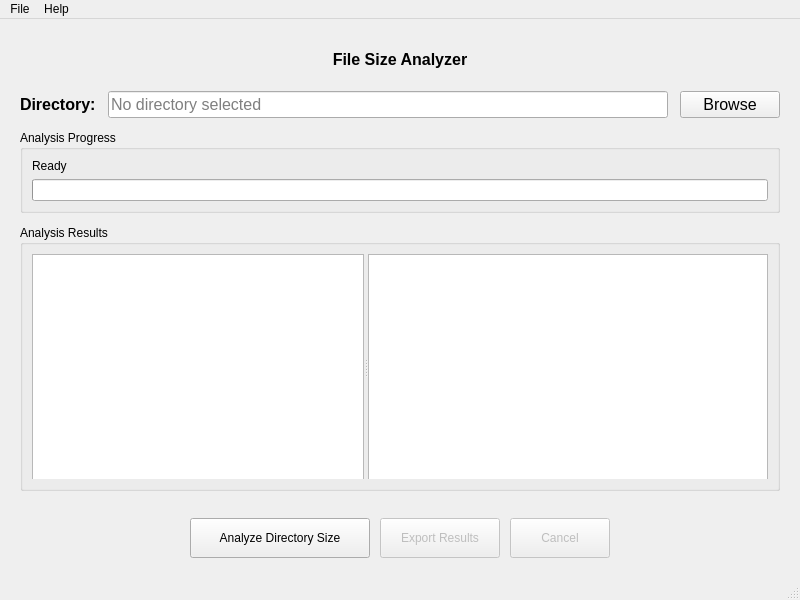
<?xml version="1.0" encoding="UTF-8"?>
<ui version="4.0">
 <class>SizeAnalyzler</class>
 <widget class="QMainWindow" name="SizeAnalyzler">
  <property name="geometry">
   <rect>
    <x>0</x>
    <y>0</y>
    <width>800</width>
    <height>600</height>
   </rect>
  </property>
  <property name="minimumSize">
   <size>
    <width>650</width>
    <height>500</height>
   </size>
  </property>
  <property name="windowTitle">
   <string>File Size Analyzer</string>
  </property>
  <widget class="QWidget" name="centralwidget">
   <layout class="QVBoxLayout" name="verticalLayout">
    <property name="spacing">
     <number>12</number>
    </property>
    <property name="leftMargin">
     <number>20</number>
    </property>
    <property name="topMargin">
     <number>20</number>
    </property>
    <property name="rightMargin">
     <number>20</number>
    </property>
    <property name="bottomMargin">
     <number>20</number>
    </property>
    <item>
     <widget class="QLabel" name="headerLabel">
      <property name="sizePolicy">
       <sizepolicy hsizetype="Preferred" vsizetype="Fixed">
        <horstretch>0</horstretch>
        <verstretch>0</verstretch>
       </sizepolicy>
      </property>
      <property name="minimumSize">
       <size>
        <width>0</width>
        <height>40</height>
       </size>
      </property>
      <property name="font">
       <font>
        <pointsize>12</pointsize>
        <weight>75</weight>
        <bold>true</bold>
       </font>
      </property>
      <property name="text">
       <string>File Size Analyzer</string>
      </property>
      <property name="alignment">
       <set>Qt::AlignCenter</set>
      </property>
     </widget>
    </item>
    <item>
     <layout class="QHBoxLayout" name="pathLayout">
      <item>
       <widget class="QLabel" name="directoryLabel">
        <property name="font">
         <font>
          <pointsize>12</pointsize>
          <weight>75</weight>
          <bold>true</bold>
         </font>
        </property>
        <property name="text">
         <string>Directory:</string>
        </property>
       </widget>
      </item>
      <item>
       <widget class="QLineEdit" name="directoryLineEdit">
        <property name="readOnly">
         <bool>true</bool>
        </property>
        <property name="placeholderText">
         <string>No directory selected</string>
        </property>
        <property name="font">
         <font>
          <pointsize>12</pointsize>
         </font>
        </property>
       </widget>
      </item>
      <item>
       <widget class="QPushButton" name="browseButton">
        <property name="sizePolicy">
         <sizepolicy hsizetype="Fixed" vsizetype="Fixed">
          <horstretch>0</horstretch>
          <verstretch>0</verstretch>
         </sizepolicy>
        </property>
        <property name="minimumSize">
         <size>
          <width>100</width>
          <height>0</height>
         </size>
        </property>
        <property name="text">
         <string>Browse</string>
        </property>
        <property name="font">
         <font>
          <pointsize>12</pointsize>
         </font>
        </property>
       </widget>
      </item>
     </layout>
    </item>
    <item>
     <widget class="QGroupBox" name="progressGroup">
      <property name="title">
       <string>Analysis Progress</string>
      </property>
      <layout class="QVBoxLayout" name="progressLayout">
       <item>
        <widget class="QLabel" name="progressLabel">
         <property name="text">
          <string>Ready</string>
         </property>
        </widget>
       </item>
       <item>
        <widget class="QProgressBar" name="progressBar">
         <property name="visible">
          <bool>false</bool>
         </property>
        </widget>
       </item>
      </layout>
     </widget>
    </item>
    <item>
     <widget class="QGroupBox" name="resultsGroup">
      <property name="title">
       <string>Analysis Results</string>
      </property>
      <layout class="QVBoxLayout" name="resultsLayout">
       <property name="spacing">
        <number>10</number>
       </property>
       <item>
        <widget class="QSplitter" name="resultsSplitter">
         <property name="orientation">
          <enum>Qt::Horizontal</enum>
         </property>
         <widget class="QListView" name="output_ListView">
          <property name="sizePolicy">
           <sizepolicy hsizetype="Expanding" vsizetype="Expanding">
            <horstretch>0</horstretch>
            <verstretch>0</verstretch>
           </sizepolicy>
          </property>
          <property name="minimumSize">
           <size>
            <width>300</width>
            <height>250</height>
           </size>
          </property>
          <property name="alternatingRowColors">
           <bool>true</bool>
          </property>
         </widget>
         <widget class="QTextEdit" name="detailsText">
          <property name="sizePolicy">
           <sizepolicy hsizetype="Expanding" vsizetype="Expanding">
            <horstretch>0</horstretch>
            <verstretch>0</verstretch>
           </sizepolicy>
          </property>
          <property name="minimumSize">
           <size>
            <width>400</width>
            <height>250</height>
           </size>
          </property>
          <property name="readOnly">
           <bool>true</bool>
          </property>
         </widget>
        </widget>
       </item>
      </layout>
     </widget>
    </item>
    <item>
     <layout class="QHBoxLayout" name="buttonsLayout">
      <property name="topMargin">
       <number>15</number>
      </property>
      <property name="spacing">
       <number>10</number>
      </property>
      <item>
       <spacer name="horizontalSpacer">
        <property name="orientation">
         <enum>Qt::Horizontal</enum>
        </property>
        <property name="sizeHint" stdset="0">
         <size>
          <width>40</width>
          <height>20</height>
         </size>
        </property>
       </spacer>
      </item>
      <item>
       <widget class="QPushButton" name="size_analyzer_button">
        <property name="sizePolicy">
         <sizepolicy hsizetype="Fixed" vsizetype="Fixed">
          <horstretch>0</horstretch>
          <verstretch>0</verstretch>
         </sizepolicy>
        </property>
        <property name="minimumSize">
         <size>
          <width>180</width>
          <height>40</height>
         </size>
        </property>
        <property name="text">
         <string>Analyze Directory Size</string>
        </property>
       </widget>
      </item>
      <item>
       <widget class="QPushButton" name="exportButton">
        <property name="sizePolicy">
         <sizepolicy hsizetype="Fixed" vsizetype="Fixed">
          <horstretch>0</horstretch>
          <verstretch>0</verstretch>
         </sizepolicy>
        </property>
        <property name="minimumSize">
         <size>
          <width>120</width>
          <height>40</height>
         </size>
        </property>
        <property name="text">
         <string>Export Results</string>
        </property>
        <property name="enabled">
         <bool>false</bool>
        </property>
       </widget>
      </item>
      <item>
       <widget class="QPushButton" name="cancelButton">
        <property name="sizePolicy">
         <sizepolicy hsizetype="Fixed" vsizetype="Fixed">
          <horstretch>0</horstretch>
          <verstretch>0</verstretch>
         </sizepolicy>
        </property>
        <property name="minimumSize">
         <size>
          <width>100</width>
          <height>40</height>
         </size>
        </property>
        <property name="text">
         <string>Cancel</string>
        </property>
        <property name="enabled">
         <bool>false</bool>
        </property>
       </widget>
      </item>
      <item>
       <spacer name="horizontalSpacer_2">
        <property name="orientation">
         <enum>Qt::Horizontal</enum>
        </property>
        <property name="sizeHint" stdset="0">
         <size>
          <width>40</width>
          <height>20</height>
         </size>
        </property>
       </spacer>
      </item>
     </layout>
    </item>
   </layout>
  </widget>
  <widget class="QMenuBar" name="menubar">
   <property name="geometry">
    <rect>
     <x>0</x>
     <y>0</y>
     <width>800</width>
     <height>22</height>
    </rect>
   </property>
   <widget class="QMenu" name="menuFile">
    <property name="title">
     <string>File</string>
    </property>
    <addaction name="actionselect"/>
    <addaction name="separator"/>
    <addaction name="actionexport_results"/>
    <addaction name="separator"/>
    <addaction name="actionexit"/>
   </widget>
   <widget class="QMenu" name="menuHelp">
    <property name="title">
     <string>Help</string>
    </property>
    <addaction name="actionabout"/>
   </widget>
   <addaction name="menuFile"/>
   <addaction name="menuHelp"/>
  </widget>
  <widget class="QStatusBar" name="statusbar"/>
  <action name="actionselect">
   <property name="text">
    <string>Select Directory</string>
   </property>
   <property name="shortcut">
    <string>Ctrl+O</string>
   </property>
  </action>
  <action name="actionexit">
   <property name="text">
    <string>Exit</string>
   </property>
   <property name="shortcut">
    <string>Ctrl+Q</string>
   </property>
  </action>
  <action name="actionexport_results">
   <property name="text">
    <string>Export Results</string>
   </property>
   <property name="shortcut">
    <string>Ctrl+S</string>
   </property>
  </action>
  <action name="actionabout">
   <property name="text">
    <string>About</string>
   </property>
  </action>
 </widget>
 <resources/>
 <connections/>
</ui>
